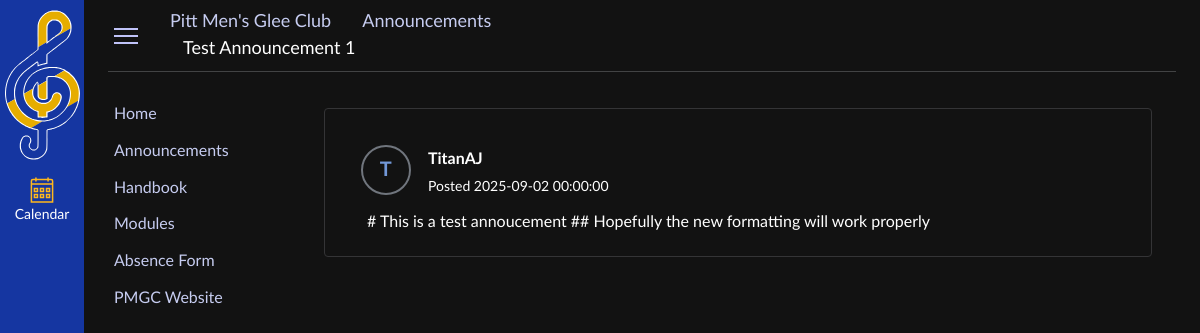
Screenshot of /announcement/1 with the database file from the repository.
### models.py (models this page shows)
class Announcement(Base):
    __tablename__ = "Announcements"
    id = Column("id", Integer, primary_key=True, autoincrement=True)
    author = Column("author", String, nullable=False)
    title = Column("title", String, nullable=False)
    date_posted = Column("date_posted", DateTime, nullable=False,default=datetime.datetime.now(datetime.timezone.utc))
    content = Column("content", String, nullable=False)
    def toJSON(self):
        return {
            "id": self.id,
            "author": self.author,
            "title": self.title,
            "date_posted": self.date_posted,
            "content" : self.content
        }

class Link(Base):
    __tablename__ = "Links"
    id = Column("id", Integer, primary_key=True, autoincrement=True)
    position = Column("position", Integer, nullable=False)
    display_name = Column("display_name", String, nullable=False)
    type = Column("type", String, nullable=False)
    url = Column("url", String, nullable=False)
    def toJSON(self):
        return {
            "id":self.id,
            "position":self.position,
            "display_name": self.display_name,
            "type": self.type,
            "url" : self.url
        }

### main.py (the view)
@app.route("/announcement/<id>")
def announcement(id):
    announcement = sqlSession.query(Announcement).get(id)
    if (announcement is not None):
        announcement = announcement.toJSON()
        announcement['initial'] = announcement['author'][0].upper()
        return render_template("announcement.html", announcement=announcement, links=getLinksJSON())
    else:
        return redirect(url_for("announcements"))

### main.py (called while the page is built)
def getLinksJSON():
    links = sqlSession.query(Link).order_by(Link.position).all()
    obj = []
    for link in links:
        obj.append(link.toJSON())
    return obj

### templates/announcement.html (shortened to what this page needs)
{% extends "index.html" %}
{% block path %}
    <li>
        <a href="{{ url_for('announcements') }}">
            <span>Announcements</span>
        </a>
    </li>
    <li>
        <a href="#">
            <span>{{announcement.title}}</span>
        </a>
    </li>
{% endblock %}
{% block sidebar_links %}
    {% for link in links %}
        {% if link.type == 'external' %}
            <li><a link-id="{{ link.id }}" href="{{ link.url }}" target="_blank">{{ link.display_name }}</a></li>
        {% elif link.type == 'page' %}
            <li><a link-id="{{ link.id }}" href="{{ url_for('page', id= link.url) }}">{{ link.display_name }}</a></li>
        {% elif link.type == 'internal' %}
            <li><a link-id="{{ link.id }}" href="{{ url_for(link.url) }}">{{ link.display_name }}</a></li>
        {% elif link.type == 'file' %}
            <li><a link-id="{{ link.id }}" href="{{ url_for('file', key= link.url) }}">{{ link.display_name }}</a></li>
        {% else %}
            <li><a link-id="{{ link.id }}">Failed</a></li>
        {% endif %}
    {% endfor %}
{% endblock %}
{% block main_content %}
    <div id="announcement">
        <div id="announcement-header">
            <span id="profile">{{ announcement.initial }}</span>
            <div style="float:left">
                <p id="author">{{ announcement.author }}</p>
                <p id="date">Posted {{ announcement.date_posted }}</p>
            </div>
        </div>
        <div id="announcement-content">
            {{ announcement.content | safe }}
        </div>
    </div>
{% endblock %}

### static/css/main.css (style rules this page uses)
html { font-family: "Lato Extended", "Lato", "Helvetica Neue", Helvetica, Arial, sans-serif; color: white; }
body { margin: 0; background-color: #121212; }
a { text-decoration: none; color: #c6ccf0; }
#path ul li { display: inline-block; white-space: nowrap; vertical-align: top; font-size: 1.125rem; }
#path ul li+li::before { content: ""; width: 5px; height: 9px; display: inline-block; margin: 0 9px; background: url("../images/arrow.svg") no-repeat 50% 50%; background-size: 5px 9px; }
#path ul li+li:last-of-type a { color: #ffffff; }
#sidebar2 ul li { padding: 0; }
#sidebar2 ul li a { display: block; text-decoration: none; padding: 8px 0 8px 6px; word-wrap: break-word; -webkit-hyphens: none; hyphens: none; line-height: 1.3; }
#announcement { box-sizing: border-box; overflow: visible; overscroll-behavior: auto; border: 1px solid #343436; border-radius: 4px; padding: 36px; padding-bottom: 12px; margin: 0 0 0.75rem; }
#announcement-header { display: inline-block; }
#author { margin: 5px; font-weight: 700; }
#date { padding: 5px; letter-spacing: 0px; font-size: 0.875rem; margin: 0; }
#profile { border: 2px solid #70757d; border-radius: 50%; color: #7298d8; line-height: 2.375em; font-weight: 700; letter-spacing: 0.0313em; font-size: 1.25rem; display: block; height: 46px; width: 46px; margin-right: 0.75rem; float: left; padding: 0; text-align: center; }
#announcement-content { padding: 0 0 12px 6px; margin-top: 12px; }

### rows the page displays
Announcement: title "Test Announcement 1", author "TitanAJ", date_posted "2025-09-02 00:00:00", content "# This is a test annoucement ## Hopefully the new formatting will work properly"
Link: display_name "Home"
Link: display_name "Announcements"
Link: display_name "Handbook"
Link: display_name "Modules"
Link: display_name "Absence Form"
Link: display_name "PMGC Website"

### other values shown
{{ announcement.initial }} "T"
